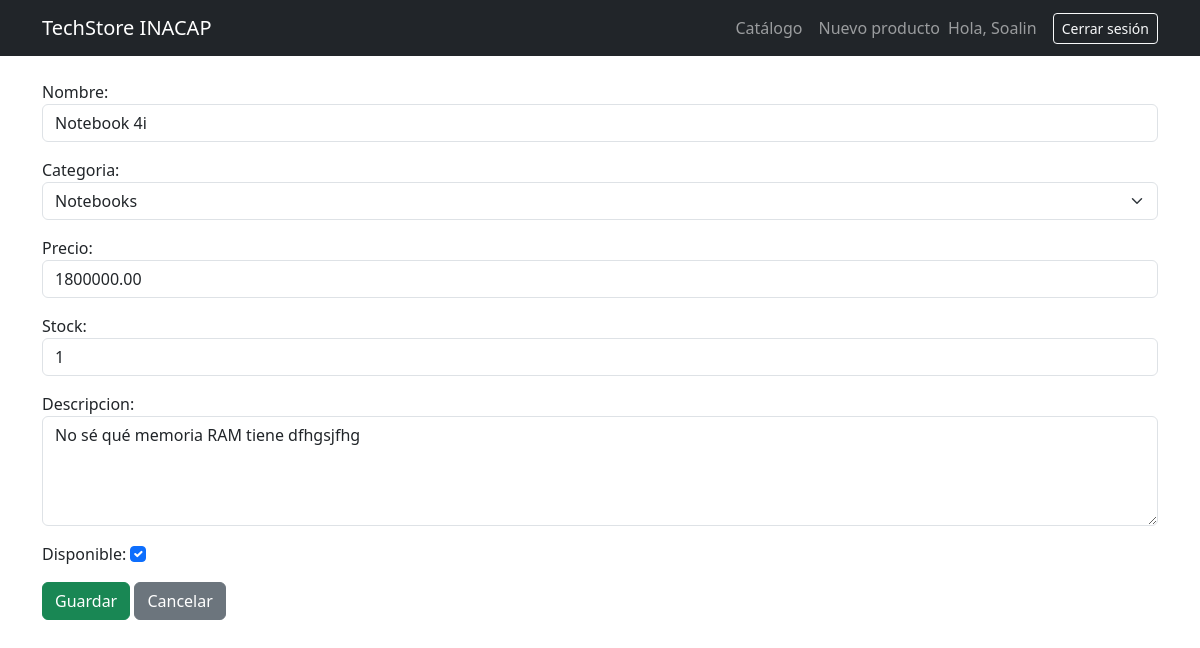
The page /producto/2/editar/ (signed in) on the database its author committed.
### catalogo/models.py (models this page shows, shortened)
class Producto(models.Model):
    CATEGORIAS = [
        ('consolas', 'Consolas'),
        ('notebooks', 'Notebooks'),
        ('componentes', 'Componentes'),
        ('perifericos', 'Periféricos'),
    ]
    nombre = models.CharField(max_length=100)
    categoria = models.CharField(max_length=20, choices= CATEGORIAS)
    precio = models.DecimalField(max_digits=10, decimal_places=2)
    stock = models.IntegerField(default=0)
    descripcion = models.TextField()
    disponible = models.BooleanField(default=True)

### catalogo/views.py (the view)
# urls.py: path('producto/<int:pk>/editar/', views.editar_producto, name='editar_producto'),
@login_required
def editar_producto(request, pk):
    producto = get_object_or_404(Producto, pk=pk)
    if request.method == 'POST':
        form = ProductoForm(request.POST, instance=producto)
        if form.is_valid():
            form.save()
            return redirect('detalle_producto', pk=producto.pk)
    else:
        form = ProductoForm(instance=producto)
    return render(request, 'catalogo/formulario.html', {'form': form, 'título': 'Editar producto'})

### catalogo/forms.py
class ProductoForm(forms.ModelForm):
    class Meta:
        model = Producto
        fields = ['nombre', 'categoria', 'precio', 'stock', 'descripcion', 'disponible']
        widgets = {
            'nombre': forms.TextInput(attrs={'class': 'form-control', 'placeholder': 'Ej: PlayStation 5'}),
            'categoria': forms.Select(attrs={'class': 'form-select'}),
            'precio': forms.NumberInput(attrs={'class': 'form-control', 'step': '0.01'}),
            'stock': forms.NumberInput(attrs={'class': 'form-control'}),
            'descripcion': forms.Textarea(attrs={'class': 'form-control', 'rows': 4}),
            'disponible': forms.CheckboxInput(attrs={'class': 'form-check-input'}),
        }

### catalogo/templates/catalogo/formulario.html (shortened to what this page needs)
{% extends 'base.html' %}
{% block content %}
<form method="post">
  {% for campo in form %}
    <div class="mb-3">
      {{ campo.label_tag }}
      {{ campo }}
    </div>
  {% endfor %}
  <button type="submit" class="btn btn-success">Guardar</button>
  <a href="{% url 'catalogo' %}" class="btn btn-secondary">Cancelar</a>
</form>
{% endblock %}

### catalogo/templates/base.html (shortened to what this page needs)
<!DOCTYPE html>
<html lang="es">
<head>
  <link href="https://cdn.jsdelivr.net/npm/bootstrap@5.3.3/dist/css/bootstrap.min.css" rel="stylesheet">
</head>
<body>
  <nav class="navbar navbar-expand-lg navbar-dark bg-dark mb-4">
    <div class="container">
      <a class="navbar-brand" href="{% url 'catalogo' %}">TechStore INACAP</a>
      <ul class="navbar-nav ms-auto align-items-center">
        <li class="nav-item"><a class="nav-link" href="{% url 'catalogo' %}">Catálogo</a></li>
        {% if user.is_authenticated %}
          <li class="nav-item"><a class="nav-link" href="{% url 'crear_producto' %}">Nuevo producto</a></li>
          <li class="nav-item"><span class="navbar-text me-3">Hola, {{ user.username }}</span></li>
          <li class="nav-item">
            <form method="post" action="{% url 'logout' %}">
              <button type="submit" class="btn btn-outline-light btn-sm">Cerrar sesión</button>
            </form>
          </li>
        {% else %}
          <li class="nav-item"><a class="nav-link" href="{% url 'login' %}">Iniciar sesión</a></li>
        {% endif %}
      </ul>
    </div>
  </nav>
  <div class="container">
    {% block content %}{% endblock %}
  </div>
</body>
</html>

### rows shown on the page
Producto: form "Notebook 4i" "Notebooks" "1800000.00" "1" "No sé qué memoria RAM tiene dfhgsjfhg" "☑"

### other values the page prints
{{ user.username }} "Soalin"
{{ campo.label_tag }} "Nombre:" "Categoria:" "Precio:" "Stock:" "Descripcion:" "Disponible:"
